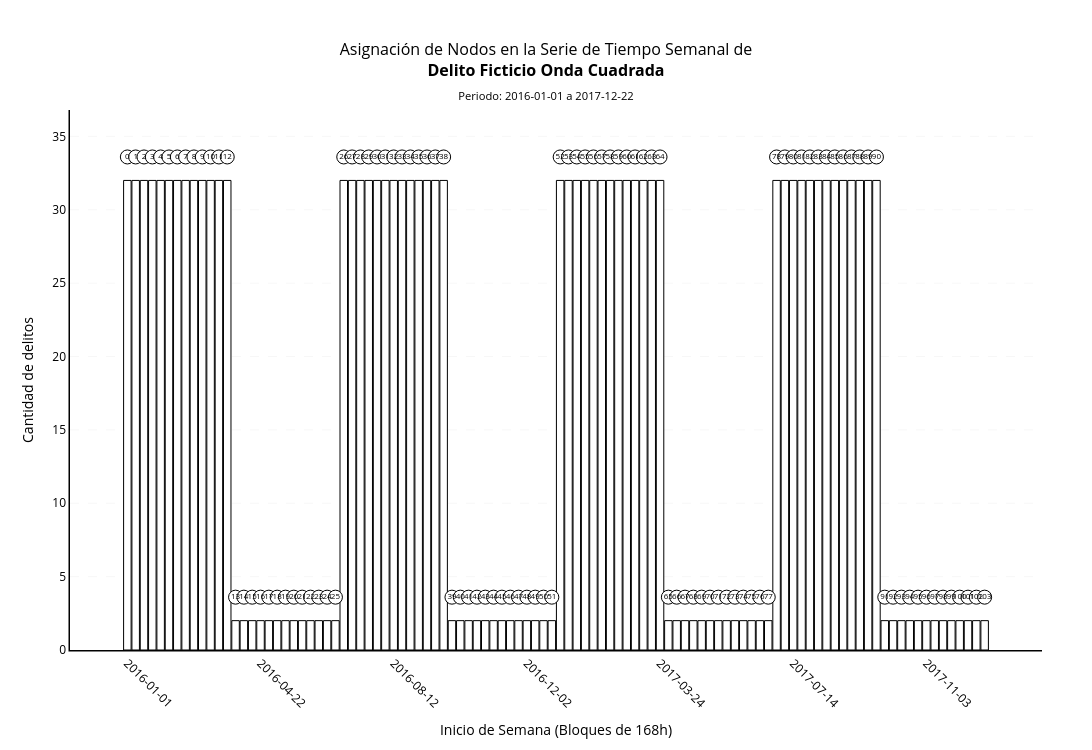

The notebook cell saved with this chart:
### Markdown cell above
### Onda Cuadrada

### Code cell
# [SANDBOX] Preparación completa de la onda cuadrada
# OUTPUT: df_raw, df_nodes, TARGET_CRIME y global_visibility_graph

df_raw_synthetic, df_weekly_expected = (
    generate_synthetic_crime_records(
        forma="cuadrada",
        start_date="2016-01-01",
        n_weeks=104,
        baseline=2,
        amplitude=30,
        period_weeks=26,
    )
)

# Registros individuales y nodos semanales del mismo conjunto sintético.
df_raw = df_raw_synthetic.copy()
df_nodes = df_weekly_expected.copy()

TARGET_CRIME = str(df_raw["delito"].iloc[0])

# Actualizar el grafo que utiliza el histograma.
global_visibility_graph = build_natural_visibility_graph(df_nodes)

fig = plot_weekly_network_nodes(
    global_visibility_graph,
    TARGET_CRIME,
)
fig.show()
